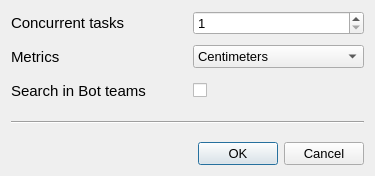
<?xml version="1.0" encoding="UTF-8"?>
<ui version="4.0">
 <class>SettingsDialog</class>
 <widget class="QDialog" name="SettingsDialog">
  <property name="geometry">
   <rect>
    <x>0</x>
    <y>0</y>
    <width>375</width>
    <height>176</height>
   </rect>
  </property>
  <property name="windowTitle">
   <string>Settings</string>
  </property>
  <layout class="QVBoxLayout" name="verticalLayout">
   <property name="spacing">
    <number>0</number>
   </property>
   <item>
    <layout class="QGridLayout" name="gridLayout">
     <property name="spacing">
      <number>10</number>
     </property>
     <item row="0" column="0">
      <widget class="QLabel" name="label_3">
       <property name="font">
        <font>
         <pointsize>11</pointsize>
        </font>
       </property>
       <property name="toolTip">
        <string>&lt;html&gt;&lt;head/&gt;&lt;body&gt;&lt;p&gt;Number of threads used to fetch all data. The general idea is to use X threads (where X is the number of your CPU cores). However, in applications like this (IO bound), you can gain some advantage by setting higher number. The optimal number can vary depending on your CPU, OS and number of selected leagues. Setting too high number can lead to application or OS freeze.&lt;br/&gt;&lt;/p&gt;&lt;p&gt;&lt;span style=&quot; font-weight:600;&quot;&gt;Note&lt;/span&gt;: for N leagues, program will use at most N threads.&lt;/p&gt;&lt;/body&gt;&lt;/html&gt;</string>
       </property>
       <property name="whatsThis">
        <string>&lt;html&gt;&lt;head/&gt;&lt;body&gt;&lt;p&gt;&lt;br/&gt;&lt;/p&gt;&lt;/body&gt;&lt;/html&gt;</string>
       </property>
       <property name="text">
        <string>Concurrent tasks</string>
       </property>
      </widget>
     </item>
     <item row="0" column="1">
      <widget class="QSpinBox" name="tasks">
       <property name="font">
        <font>
         <pointsize>10</pointsize>
        </font>
       </property>
       <property name="toolTip">
        <string>&lt;html&gt;&lt;head/&gt;&lt;body&gt;&lt;p&gt;&lt;span style=&quot; font-size:11pt;&quot;&gt;Number of threads used to fetch all data. The general idea is to use X threads (where X is the number of your CPU cores). However, in applications like this (IO bound), you can gain some advantage by setting higher number. The optimal number can vary depending on your CPU, OS and number of selected leagues. Setting too high number can lead to application or OS freeze.&lt;br/&gt;&lt;/span&gt;&lt;/p&gt;&lt;p&gt;&lt;span style=&quot; font-size:11pt; font-weight:600;&quot;&gt;Note&lt;/span&gt;&lt;span style=&quot; font-size:11pt;&quot;&gt;: for N leagues, program will use at most N threads.&lt;/span&gt;&lt;/p&gt;&lt;/body&gt;&lt;/html&gt;</string>
       </property>
       <property name="whatsThis">
        <string>&lt;html&gt;&lt;head/&gt;&lt;body&gt;&lt;p&gt;&lt;br/&gt;&lt;/p&gt;&lt;/body&gt;&lt;/html&gt;</string>
       </property>
       <property name="minimum">
        <number>1</number>
       </property>
       <property name="maximum">
        <number>100</number>
       </property>
      </widget>
     </item>
     <item row="1" column="0">
      <widget class="QLabel" name="label_2">
       <property name="font">
        <font>
         <pointsize>11</pointsize>
        </font>
       </property>
       <property name="toolTip">
        <string>&lt;html&gt;&lt;head/&gt;&lt;body&gt;&lt;p&gt;Used to format player height to specifiec metric.&lt;/p&gt;&lt;/body&gt;&lt;/html&gt;</string>
       </property>
       <property name="whatsThis">
        <string>&lt;html&gt;&lt;head/&gt;&lt;body&gt;&lt;p&gt;&lt;br/&gt;&lt;/p&gt;&lt;/body&gt;&lt;/html&gt;</string>
       </property>
       <property name="text">
        <string>Metrics</string>
       </property>
      </widget>
     </item>
     <item row="1" column="1">
      <widget class="QComboBox" name="metrics">
       <property name="font">
        <font>
         <pointsize>10</pointsize>
        </font>
       </property>
       <property name="toolTip">
        <string>&lt;html&gt;&lt;head/&gt;&lt;body&gt;&lt;p&gt;&lt;span style=&quot; font-size:11pt;&quot;&gt;Used to format player height to specifiec metric.&lt;/span&gt;&lt;/p&gt;&lt;/body&gt;&lt;/html&gt;</string>
       </property>
       <property name="whatsThis">
        <string>&lt;html&gt;&lt;head/&gt;&lt;body&gt;&lt;p&gt;&lt;br/&gt;&lt;/p&gt;&lt;/body&gt;&lt;/html&gt;</string>
       </property>
       <item>
        <property name="text">
         <string>Centimeters</string>
        </property>
       </item>
       <item>
        <property name="text">
         <string>Meters</string>
        </property>
       </item>
       <item>
        <property name="text">
         <string>Inches</string>
        </property>
       </item>
       <item>
        <property name="text">
         <string>Feet</string>
        </property>
       </item>
      </widget>
     </item>
     <item row="2" column="0">
      <widget class="QLabel" name="label">
       <property name="font">
        <font>
         <pointsize>11</pointsize>
        </font>
       </property>
       <property name="toolTip">
        <string>&lt;html&gt;&lt;head/&gt;&lt;body&gt;&lt;p&gt;Specifies whether program should include players of Bot teams in search results.&lt;/p&gt;&lt;p&gt;Bot team is a team controlled by computer.&lt;/p&gt;&lt;/body&gt;&lt;/html&gt;</string>
       </property>
       <property name="whatsThis">
        <string>&lt;html&gt;&lt;head/&gt;&lt;body&gt;&lt;p&gt;&lt;br/&gt;&lt;/p&gt;&lt;/body&gt;&lt;/html&gt;</string>
       </property>
       <property name="text">
        <string>Search in Bot teams</string>
       </property>
      </widget>
     </item>
     <item row="2" column="1">
      <widget class="QCheckBox" name="bots">
       <property name="sizePolicy">
        <sizepolicy hsizetype="Preferred" vsizetype="Fixed">
         <horstretch>0</horstretch>
         <verstretch>0</verstretch>
        </sizepolicy>
       </property>
       <property name="minimumSize">
        <size>
         <width>25</width>
         <height>25</height>
        </size>
       </property>
       <property name="font">
        <font>
         <pointsize>10</pointsize>
        </font>
       </property>
       <property name="toolTip">
        <string>&lt;html&gt;&lt;head/&gt;&lt;body&gt;&lt;p&gt;&lt;span style=&quot; font-size:11pt;&quot;&gt;Specifies whether program should include players of Bot teams in search results. &lt;/span&gt;&lt;/p&gt;&lt;p&gt;&lt;span style=&quot; font-size:11pt;&quot;&gt;Bot team is a team controlled by computer.&lt;/span&gt;&lt;/p&gt;&lt;/body&gt;&lt;/html&gt;</string>
       </property>
       <property name="text">
        <string/>
       </property>
      </widget>
     </item>
    </layout>
   </item>
   <item>
    <spacer name="verticalSpacer">
     <property name="orientation">
      <enum>Qt::Vertical</enum>
     </property>
     <property name="sizeHint" stdset="0">
      <size>
       <width>20</width>
       <height>40</height>
      </size>
     </property>
    </spacer>
   </item>
   <item>
    <widget class="Line" name="line">
     <property name="orientation">
      <enum>Qt::Horizontal</enum>
     </property>
    </widget>
   </item>
   <item>
    <spacer name="verticalSpacer_2">
     <property name="orientation">
      <enum>Qt::Vertical</enum>
     </property>
     <property name="sizeHint" stdset="0">
      <size>
       <width>20</width>
       <height>40</height>
      </size>
     </property>
    </spacer>
   </item>
   <item>
    <widget class="QDialogButtonBox" name="buttonBox">
     <property name="font">
      <font>
       <pointsize>10</pointsize>
      </font>
     </property>
     <property name="orientation">
      <enum>Qt::Horizontal</enum>
     </property>
     <property name="standardButtons">
      <set>QDialogButtonBox::Cancel|QDialogButtonBox::Ok</set>
     </property>
    </widget>
   </item>
  </layout>
 </widget>
 <resources/>
 <connections>
  <connection>
   <sender>buttonBox</sender>
   <signal>accepted()</signal>
   <receiver>SettingsDialog</receiver>
   <slot>accept()</slot>
   <hints>
    <hint type="sourcelabel">
     <x>227</x>
     <y>138</y>
    </hint>
    <hint type="destinationlabel">
     <x>157</x>
     <y>153</y>
    </hint>
   </hints>
  </connection>
  <connection>
   <sender>buttonBox</sender>
   <signal>rejected()</signal>
   <receiver>SettingsDialog</receiver>
   <slot>reject()</slot>
   <hints>
    <hint type="sourcelabel">
     <x>233</x>
     <y>142</y>
    </hint>
    <hint type="destinationlabel">
     <x>242</x>
     <y>153</y>
    </hint>
   </hints>
  </connection>
  <connection>
   <sender>buttonBox</sender>
   <signal>accepted()</signal>
   <receiver>SettingsDialog</receiver>
   <slot>apply()</slot>
   <hints>
    <hint type="sourcelabel">
     <x>110</x>
     <y>140</y>
    </hint>
    <hint type="destinationlabel">
     <x>63</x>
     <y>148</y>
    </hint>
   </hints>
  </connection>
 </connections>
 <slots>
  <slot>apply()</slot>
 </slots>
</ui>
